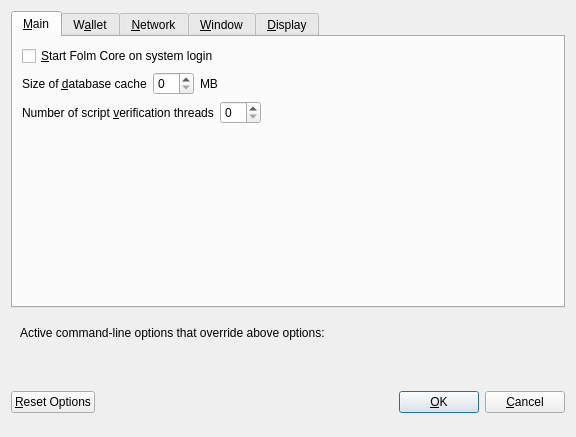
<?xml version="1.0" encoding="UTF-8"?>
<ui version="4.0">
 <class>OptionsDialog</class>
 <widget class="QDialog" name="OptionsDialog">
  <property name="geometry">
   <rect>
    <x>0</x>
    <y>0</y>
    <width>576</width>
    <height>402</height>
   </rect>
  </property>
  <property name="windowTitle">
   <string>Options</string>
  </property>
  <property name="modal">
   <bool>true</bool>
  </property>
  <layout class="QVBoxLayout" name="verticalLayout">
   <item>
    <widget class="QTabWidget" name="tabWidget">
     <property name="currentIndex">
      <number>0</number>
     </property>
     <widget class="QWidget" name="tabMain">
      <attribute name="title">
       <string>&amp;Main</string>
      </attribute>
      <layout class="QVBoxLayout" name="verticalLayout_Main">
       <item>
        <widget class="QCheckBox" name="bitcoinAtStartup">
         <property name="toolTip">
          <string>Automatically start Folm Core after logging in to the system.</string>
         </property>
         <property name="text">
          <string>&amp;Start Folm Core on system login</string>
         </property>
        </widget>
       </item>
       <item>
        <layout class="QHBoxLayout" name="horizontalLayout_2_Main">
         <item>
          <widget class="QLabel" name="databaseCacheLabel">
           <property name="text">
            <string>Size of &amp;database cache</string>
           </property>
           <property name="textFormat">
            <enum>Qt::PlainText</enum>
           </property>
           <property name="buddy">
            <cstring>databaseCache</cstring>
           </property>
          </widget>
         </item>
         <item>
          <widget class="QSpinBox" name="databaseCache"/>
         </item>
         <item>
          <widget class="QLabel" name="databaseCacheUnitLabel">
           <property name="text">
            <string>MB</string>
           </property>
           <property name="textFormat">
            <enum>Qt::PlainText</enum>
           </property>
          </widget>
         </item>
         <item>
          <spacer name="horizontalSpacer_2_Main">
           <property name="orientation">
            <enum>Qt::Horizontal</enum>
           </property>
           <property name="sizeHint" stdset="0">
            <size>
             <width>40</width>
             <height>20</height>
            </size>
           </property>
          </spacer>
         </item>
        </layout>
       </item>
       <item>
        <layout class="QHBoxLayout" name="horizontalLayout_3_Main">
         <item>
          <widget class="QLabel" name="threadsScriptVerifLabel">
           <property name="text">
            <string>Number of script &amp;verification threads</string>
           </property>
           <property name="textFormat">
            <enum>Qt::PlainText</enum>
           </property>
           <property name="buddy">
            <cstring>threadsScriptVerif</cstring>
           </property>
          </widget>
         </item>
         <item>
          <widget class="QSpinBox" name="threadsScriptVerif">
           <property name="toolTip">
            <string>(0 = auto, &lt;0 = leave that many cores free)</string>
           </property>
          </widget>
         </item>
         <item>
          <spacer name="horizontalSpacer_3_Main">
           <property name="orientation">
            <enum>Qt::Horizontal</enum>
           </property>
           <property name="sizeHint" stdset="0">
            <size>
             <width>40</width>
             <height>20</height>
            </size>
           </property>
          </spacer>
         </item>
        </layout>
       </item>
       <item>
        <spacer name="verticalSpacer_Main">
         <property name="orientation">
          <enum>Qt::Vertical</enum>
         </property>
         <property name="sizeHint" stdset="0">
          <size>
           <width>20</width>
           <height>40</height>
          </size>
         </property>
        </spacer>
       </item>
      </layout>
     </widget>
     <widget class="QWidget" name="tabWallet">
      <attribute name="title">
       <string>W&amp;allet</string>
      </attribute>
      <layout class="QVBoxLayout" name="verticalLayout_Wallet">
       <item>
        <widget class="QGroupBox" name="groupBox">
         <property name="title">
          <string>Expert</string>
         </property>
         <layout class="QVBoxLayout" name="verticalLayout_2">
          <item>
           <widget class="QCheckBox" name="coinControlFeatures">
            <property name="toolTip">
             <string>Whether to show coin control features or not.</string>
            </property>
            <property name="text">
             <string>Enable coin &amp;control features</string>
            </property>
           </widget>
          </item>
          <item>
           <widget class="QCheckBox" name="showMasternodesTab">
            <property name="toolTip">
             <string>Show additional tab listing all your masternodes in first sub-tab&lt;br/&gt;and all masternodes on the network in second sub-tab.</string>
            </property>
            <property name="text">
             <string>Show Masternodes Tab</string>
            </property>
           </widget>
          </item>
          <item>
           <widget class="QCheckBox" name="showAdvancedPSUI">
            <property name="toolTip">
             <string>Show additional information and buttons for PrivateSend on overview screen.</string>
            </property>
            <property name="text">
             <string>Enable advanced PrivateSend interface</string>
            </property>
           </widget>
          </item>
          <item>
           <widget class="QCheckBox" name="lowKeysWarning">
            <property name="toolTip">
             <string>Show warning dialog when PrivateSend detects that wallet has very low number of keys left.</string>
            </property>
            <property name="text">
             <string>Warn if PrivateSend is running out of keys</string>
            </property>
           </widget>
          </item>
          <item>
           <widget class="QCheckBox" name="privateSendMultiSession">
            <property name="toolTip">
             <string>Whether to use experimental PrivateSend mode with multiple mixing sessions per block.&lt;br/&gt;Note: You must use this feature carefully.&lt;br/&gt;Make sure you always have recent wallet (auto)backup in a safe place!</string>
            </property>
            <property name="text">
             <string>Enable PrivateSend &amp;multi-session</string>
            </property>
           </widget>
          </item>
          <item>
           <widget class="QCheckBox" name="spendZeroConfChange">
            <property name="toolTip">
             <string>If you disable the spending of unconfirmed change, the change from a transaction&lt;br/&gt;cannot be used until that transaction has at least one confirmation.&lt;br/&gt;This also affects how your balance is computed.</string>
            </property>
            <property name="text">
             <string>&amp;Spend unconfirmed change</string>
            </property>
           </widget>
          </item>
         </layout>
        </widget>
       </item>
       <item>
        <layout class="QHBoxLayout" name="horizontalLayout_4_Wallet">
         <item>
          <widget class="QLabel" name="label">
           <property name="toolTip">
            <string>This setting determines the amount of individual masternodes that an input will be anonymized through.&lt;br/&gt;More rounds of anonymization gives a higher degree of privacy, but also costs more in fees.</string>
           </property>
           <property name="text">
            <string>PrivateSend rounds to use</string>
           </property>
          </widget>
         </item>
         <item>
          <widget class="QSpinBox" name="privateSendRounds">
           <property name="minimum">
            <number>2</number>
           </property>
           <property name="maximum">
            <number>8</number>
           </property>
           <property name="value">
            <number>4</number>
           </property>
          </widget>
         </item>
        </layout>
       </item>
       <item>
        <layout class="QHBoxLayout" name="horizontalLayout">
         <item>
          <widget class="QLabel" name="label_2">
           <property name="toolTip">
            <string>This amount acts as a threshold to turn off PrivateSend once it's reached.</string>
           </property>
           <property name="statusTip">
            <string notr="true"/>
           </property>
           <property name="whatsThis">
            <string notr="true"/>
           </property>
           <property name="accessibleName">
            <string notr="true"/>
           </property>
           <property name="accessibleDescription">
            <string notr="true"/>
           </property>
           <property name="text">
            <string>Amount of Folm to keep anonymized</string>
           </property>
          </widget>
         </item>
         <item>
          <widget class="QSpinBox" name="privateSendAmount">
           <property name="minimum">
            <number>2</number>
           </property>
           <property name="maximum">
            <number>2000</number>
           </property>
           <property name="singleStep">
            <number>10</number>
           </property>
           <property name="value">
            <number>1000</number>
           </property>
          </widget>
         </item>
        </layout>
       </item>
       <item>
        <spacer name="verticalSpacer_Wallet">
         <property name="orientation">
          <enum>Qt::Vertical</enum>
         </property>
         <property name="sizeHint" stdset="0">
          <size>
           <width>20</width>
           <height>40</height>
          </size>
         </property>
        </spacer>
       </item>
      </layout>
     </widget>
     <widget class="QWidget" name="tabNetwork">
      <attribute name="title">
       <string>&amp;Network</string>
      </attribute>
      <layout class="QVBoxLayout" name="verticalLayout_Network">
       <item>
        <widget class="QCheckBox" name="mapPortUpnp">
         <property name="toolTip">
          <string>Automatically open the Folm Core client port on the router. This only works when your router supports UPnP and it is enabled.</string>
         </property>
         <property name="text">
          <string>Map port using &amp;UPnP</string>
         </property>
        </widget>
       </item>
       <item>
        <widget class="QCheckBox" name="allowIncoming">
         <property name="toolTip">
          <string>Accept connections from outside</string>
         </property>
         <property name="text">
          <string>Allow incoming connections</string>
         </property>
        </widget>
       </item>
       <item>
        <widget class="QCheckBox" name="connectSocks">
         <property name="toolTip">
          <string>Connect to the Folm network through a SOCKS5 proxy.</string>
         </property>
         <property name="text">
          <string>&amp;Connect through SOCKS5 proxy (default proxy):</string>
         </property>
        </widget>
       </item>
       <item>
        <layout class="QHBoxLayout" name="horizontalLayout_1_Network">
         <item>
          <widget class="QLabel" name="proxyIpLabel">
           <property name="text">
            <string>Proxy &amp;IP:</string>
           </property>
           <property name="textFormat">
            <enum>Qt::PlainText</enum>
           </property>
           <property name="buddy">
            <cstring>proxyIp</cstring>
           </property>
          </widget>
         </item>
         <item>
          <widget class="QValidatedLineEdit" name="proxyIp">
           <property name="minimumSize">
            <size>
             <width>140</width>
             <height>0</height>
            </size>
           </property>
           <property name="maximumSize">
            <size>
             <width>140</width>
             <height>16777215</height>
            </size>
           </property>
           <property name="toolTip">
            <string>IP address of the proxy (e.g. IPv4: 127.0.0.1 / IPv6: ::1)</string>
           </property>
          </widget>
         </item>
         <item>
          <widget class="QLabel" name="proxyPortLabel">
           <property name="text">
            <string>&amp;Port:</string>
           </property>
           <property name="textFormat">
            <enum>Qt::PlainText</enum>
           </property>
           <property name="buddy">
            <cstring>proxyPort</cstring>
           </property>
          </widget>
         </item>
         <item>
          <widget class="QLineEdit" name="proxyPort">
           <property name="minimumSize">
            <size>
             <width>55</width>
             <height>0</height>
            </size>
           </property>
           <property name="maximumSize">
            <size>
             <width>55</width>
             <height>16777215</height>
            </size>
           </property>
           <property name="toolTip">
            <string>Port of the proxy (e.g. 9050)</string>
           </property>
          </widget>
         </item>
         <item>
          <spacer name="horizontalSpacer_1_Network">
           <property name="orientation">
            <enum>Qt::Horizontal</enum>
           </property>
           <property name="sizeHint" stdset="0">
            <size>
             <width>40</width>
             <height>20</height>
            </size>
           </property>
          </spacer>
         </item>
        </layout>
       </item>
       <item>
        <layout class="QHBoxLayout" name="horizontalLayout_2_Network">
         <item>
          <widget class="QLabel" name="proxyActiveNets">
           <property name="text">
            <string>Used for reaching peers via:</string>
           </property>
           <property name="textFormat">
            <enum>Qt::PlainText</enum>
           </property>
          </widget>
         </item>
         <item>
          <widget class="QCheckBox" name="proxyReachIPv4">
           <property name="enabled">
            <bool>false</bool>
           </property>
           <property name="toolTip">
            <string>Shows, if the supplied default SOCKS5 proxy is used to reach peers via this network type.</string>
           </property>
           <property name="text">
            <string/>
           </property>
          </widget>
         </item>
         <item>
          <widget class="QLabel" name="proxyReachIPv4Label">
           <property name="text">
            <string>IPv4</string>
           </property>
           <property name="textFormat">
            <enum>Qt::PlainText</enum>
           </property>
          </widget>
         </item>
         <item>
          <widget class="QCheckBox" name="proxyReachIPv6">
           <property name="enabled">
            <bool>false</bool>
           </property>
           <property name="toolTip">
            <string>Shows, if the supplied default SOCKS5 proxy is used to reach peers via this network type.</string>
           </property>
           <property name="text">
            <string/>
           </property>
          </widget>
         </item>
         <item>
          <widget class="QLabel" name="proxyReachIPv6Label">
           <property name="text">
            <string>IPv6</string>
           </property>
           <property name="textFormat">
            <enum>Qt::PlainText</enum>
           </property>
          </widget>
         </item>
         <item>
          <widget class="QCheckBox" name="proxyReachTor">
           <property name="enabled">
            <bool>false</bool>
           </property>
           <property name="toolTip">
            <string>Shows, if the supplied default SOCKS5 proxy is used to reach peers via this network type.</string>
           </property>
           <property name="text">
            <string/>
           </property>
          </widget>
         </item>
         <item>
          <widget class="QLabel" name="proxyReachTorLabel">
           <property name="text">
            <string>Tor</string>
           </property>
           <property name="textFormat">
            <enum>Qt::PlainText</enum>
           </property>
          </widget>
         </item>
         <item>
          <spacer name="horizontalSpacer_2_Network">
           <property name="orientation">
            <enum>Qt::Horizontal</enum>
           </property>
           <property name="sizeHint" stdset="0">
            <size>
             <width>40</width>
             <height>20</height>
            </size>
           </property>
          </spacer>
         </item>
        </layout>
       </item>
       <item>
        <widget class="QCheckBox" name="connectSocksTor">
         <property name="toolTip">
          <string>Connect to the Folm network through a separate SOCKS5 proxy for Tor hidden services.</string>
         </property>
         <property name="text">
          <string>Use separate SOCKS5 proxy to reach peers via Tor hidden services:</string>
         </property>
        </widget>
       </item>
       <item>
        <layout class="QHBoxLayout" name="horizontalLayout_3_Network">
         <item>
          <widget class="QLabel" name="proxyIpTorLabel">
           <property name="text">
            <string>Proxy &amp;IP:</string>
           </property>
           <property name="textFormat">
            <enum>Qt::PlainText</enum>
           </property>
           <property name="buddy">
            <cstring>proxyIpTor</cstring>
           </property>
          </widget>
         </item>
         <item>
          <widget class="QValidatedLineEdit" name="proxyIpTor">
           <property name="minimumSize">
            <size>
             <width>140</width>
             <height>0</height>
            </size>
           </property>
           <property name="maximumSize">
            <size>
             <width>140</width>
             <height>16777215</height>
            </size>
           </property>
           <property name="toolTip">
            <string>IP address of the proxy (e.g. IPv4: 127.0.0.1 / IPv6: ::1)</string>
           </property>
          </widget>
         </item>
         <item>
          <widget class="QLabel" name="proxyPortTorLabel">
           <property name="text">
            <string>&amp;Port:</string>
           </property>
           <property name="textFormat">
            <enum>Qt::PlainText</enum>
           </property>
           <property name="buddy">
            <cstring>proxyPortTor</cstring>
           </property>
          </widget>
         </item>
         <item>
          <widget class="QLineEdit" name="proxyPortTor">
           <property name="minimumSize">
            <size>
             <width>55</width>
             <height>0</height>
            </size>
           </property>
           <property name="maximumSize">
            <size>
             <width>55</width>
             <height>16777215</height>
            </size>
           </property>
           <property name="toolTip">
            <string>Port of the proxy (e.g. 9050)</string>
           </property>
          </widget>
         </item>
         <item>
          <spacer name="horizontalSpacer_4_Network">
           <property name="orientation">
            <enum>Qt::Horizontal</enum>
           </property>
           <property name="sizeHint" stdset="0">
            <size>
             <width>40</width>
             <height>20</height>
            </size>
           </property>
          </spacer>
         </item>
        </layout>
       </item>
       <item>
        <spacer name="verticalSpacer_Network">
         <property name="orientation">
          <enum>Qt::Vertical</enum>
         </property>
         <property name="sizeHint" stdset="0">
          <size>
           <width>20</width>
           <height>40</height>
          </size>
         </property>
        </spacer>
       </item>
      </layout>
     </widget>
     <widget class="QWidget" name="tabWindow">
      <attribute name="title">
       <string>&amp;Window</string>
      </attribute>
      <layout class="QVBoxLayout" name="verticalLayout_Window">
       <item>
        <widget class="QCheckBox" name="hideTrayIcon">
         <property name="toolTip">
          <string>&amp;Hide the icon from the system tray.</string>
         </property>
         <property name="text">
          <string>Hide tray icon</string>
         </property>
        </widget>
       </item>
       <item>
        <widget class="QCheckBox" name="minimizeToTray">
         <property name="toolTip">
          <string>Show only a tray icon after minimizing the window.</string>
         </property>
         <property name="text">
          <string>&amp;Minimize to the tray instead of the taskbar</string>
         </property>
        </widget>
       </item>
       <item>
        <widget class="QCheckBox" name="minimizeOnClose">
         <property name="toolTip">
          <string>Minimize instead of exit the application when the window is closed. When this option is enabled, the application will be closed only after selecting Exit in the menu.</string>
         </property>
         <property name="text">
          <string>M&amp;inimize on close</string>
         </property>
        </widget>
       </item>
       <item>
        <spacer name="verticalSpacer_Window">
         <property name="orientation">
          <enum>Qt::Vertical</enum>
         </property>
         <property name="sizeHint" stdset="0">
          <size>
           <width>20</width>
           <height>40</height>
          </size>
         </property>
        </spacer>
       </item>
      </layout>
     </widget>
     <widget class="QWidget" name="tabDisplay">
      <attribute name="title">
       <string>&amp;Display</string>
      </attribute>
      <layout class="QVBoxLayout" name="verticalLayout_Display">
       <item>
        <layout class="QHBoxLayout" name="horizontalLayout_1_Display">
         <item>
          <widget class="QLabel" name="langLabel">
           <property name="text">
            <string>User Interface &amp;language:</string>
           </property>
           <property name="textFormat">
            <enum>Qt::PlainText</enum>
           </property>
           <property name="buddy">
            <cstring>lang</cstring>
           </property>
          </widget>
         </item>
         <item>
          <widget class="QValueComboBox" name="lang">
           <property name="toolTip">
            <string>The user interface language can be set here. This setting will take effect after restarting Folm Core.</string>
           </property>
          </widget>
         </item>
        </layout>
       </item>
       <item>
        <widget class="QLabel" name="label_3">
         <property name="toolTip">
          <string notr="true"/>
         </property>
         <property name="statusTip">
          <string notr="true"/>
         </property>
         <property name="whatsThis">
          <string notr="true"/>
         </property>
         <property name="accessibleName">
          <string notr="true"/>
         </property>
         <property name="text">
          <string>Language missing or translation incomplete? Help contributing translations here:
https://www.transifex.com/projects/p/folm/</string>
         </property>
         <property name="wordWrap">
          <bool>true</bool>
         </property>
         <property name="openExternalLinks">
          <bool>true</bool>
         </property>
         <property name="textInteractionFlags">
          <set>Qt::TextBrowserInteraction</set>
         </property>
        </widget>
       </item>
       <item>
        <layout class="QHBoxLayout" name="horizontalLayout_4_Display" stretch="0,0">
         <item>
          <widget class="QLabel" name="themeLabel">
           <property name="text">
            <string>User Interface Theme:</string>
           </property>
          </widget>
         </item>
         <item>
          <widget class="QValueComboBox" name="theme"/>
         </item>
        </layout>
       </item>
       <item>
        <widget class="Line" name="line">
         <property name="orientation">
          <enum>Qt::Horizontal</enum>
         </property>
        </widget>
       </item>
       <item>
        <layout class="QHBoxLayout" name="horizontalLayout_2_Display">
         <item>
          <widget class="QLabel" name="unitLabel">
           <property name="text">
            <string>&amp;Unit to show amounts in:</string>
           </property>
           <property name="textFormat">
            <enum>Qt::PlainText</enum>
           </property>
           <property name="buddy">
            <cstring>unit</cstring>
           </property>
          </widget>
         </item>
         <item>
          <widget class="QValueComboBox" name="unit">
           <property name="toolTip">
            <string>Choose the default subdivision unit to show in the interface and when sending coins.</string>
           </property>
          </widget>
         </item>
        </layout>
       </item>
       <item>
        <layout class="QHBoxLayout" name="horizontalLayout_5_Display">
         <item>
          <widget class="QLabel" name="digitsLabel">
           <property name="text">
            <string>Decimal digits</string>
           </property>
          </widget>
         </item>
         <item>
          <widget class="QValueComboBox" name="digits"/>
         </item>
        </layout>
       </item>
       <item>
        <layout class="QHBoxLayout" name="horizontalLayout_3_Display">
         <item>
          <widget class="QLabel" name="thirdPartyTxUrlsLabel">
           <property name="toolTip">
            <string>Third party URLs (e.g. a block explorer) that appear in the transactions tab as context menu items.&lt;br/&gt;%s in the URL is replaced by transaction hash. Multiple URLs are separated by vertical bar |.</string>
           </property>
           <property name="text">
            <string>Third party transaction URLs</string>
           </property>
           <property name="buddy">
            <cstring>thirdPartyTxUrls</cstring>
           </property>
          </widget>
         </item>
         <item>
          <widget class="QLineEdit" name="thirdPartyTxUrls">
           <property name="toolTip">
            <string>Third party URLs (e.g. a block explorer) that appear in the transactions tab as context menu items.&lt;br/&gt;%s in the URL is replaced by transaction hash. Multiple URLs are separated by vertical bar |.</string>
           </property>
          </widget>
         </item>
        </layout>
       </item>
       <item>
        <spacer name="verticalSpacer">
         <property name="orientation">
          <enum>Qt::Vertical</enum>
         </property>
         <property name="sizeHint" stdset="0">
          <size>
           <width>20</width>
           <height>40</height>
          </size>
         </property>
        </spacer>
       </item>
      </layout>
     </widget>
    </widget>
   </item>
   <item>
    <widget class="QFrame" name="frame">
     <layout class="QVBoxLayout" name="verticalLayout_Bottom">
      <item>
       <layout class="QHBoxLayout" name="horizontalLayout_Bottom">
        <item>
         <widget class="QLabel" name="overriddenByCommandLineInfoLabel">
          <property name="text">
           <string>Active command-line options that override above options:</string>
          </property>
          <property name="textFormat">
           <enum>Qt::PlainText</enum>
          </property>
         </widget>
        </item>
        <item>
         <spacer name="horizontalSpacer_Bottom">
          <property name="orientation">
           <enum>Qt::Horizontal</enum>
          </property>
          <property name="sizeHint" stdset="0">
           <size>
            <width>40</width>
            <height>20</height>
           </size>
          </property>
         </spacer>
        </item>
       </layout>
      </item>
      <item>
       <widget class="QLabel" name="overriddenByCommandLineLabel">
        <property name="text">
         <string/>
        </property>
        <property name="textFormat">
         <enum>Qt::PlainText</enum>
        </property>
        <property name="wordWrap">
         <bool>true</bool>
        </property>
       </widget>
      </item>
     </layout>
    </widget>
   </item>
   <item>
    <layout class="QHBoxLayout" name="horizontalLayout_Buttons">
     <item>
      <widget class="QPushButton" name="resetButton">
       <property name="toolTip">
        <string>Reset all client options to default.</string>
       </property>
       <property name="text">
        <string>&amp;Reset Options</string>
       </property>
       <property name="autoDefault">
        <bool>false</bool>
       </property>
      </widget>
     </item>
     <item>
      <spacer name="horizontalSpacer_1">
       <property name="orientation">
        <enum>Qt::Horizontal</enum>
       </property>
       <property name="sizeHint" stdset="0">
        <size>
         <width>40</width>
         <height>48</height>
        </size>
       </property>
      </spacer>
     </item>
     <item>
      <widget class="QLabel" name="statusLabel">
       <property name="minimumSize">
        <size>
         <width>200</width>
         <height>0</height>
        </size>
       </property>
       <property name="font">
        <font>
         <weight>75</weight>
         <bold>true</bold>
        </font>
       </property>
       <property name="text">
        <string/>
       </property>
       <property name="textFormat">
        <enum>Qt::PlainText</enum>
       </property>
       <property name="wordWrap">
        <bool>true</bool>
       </property>
      </widget>
     </item>
     <item>
      <spacer name="horizontalSpacer_2">
       <property name="orientation">
        <enum>Qt::Horizontal</enum>
       </property>
       <property name="sizeHint" stdset="0">
        <size>
         <width>40</width>
         <height>48</height>
        </size>
       </property>
      </spacer>
     </item>
     <item>
      <widget class="QPushButton" name="okButton">
       <property name="text">
        <string>&amp;OK</string>
       </property>
       <property name="autoDefault">
        <bool>false</bool>
       </property>
       <property name="default">
        <bool>true</bool>
       </property>
      </widget>
     </item>
     <item>
      <widget class="QPushButton" name="cancelButton">
       <property name="text">
        <string>&amp;Cancel</string>
       </property>
       <property name="autoDefault">
        <bool>false</bool>
       </property>
      </widget>
     </item>
    </layout>
   </item>
  </layout>
 </widget>
 <customwidgets>
  <customwidget>
   <class>QValidatedLineEdit</class>
   <extends>QLineEdit</extends>
   <header>qvalidatedlineedit.h</header>
  </customwidget>
  <customwidget>
   <class>QValueComboBox</class>
   <extends>QComboBox</extends>
   <header>qvaluecombobox.h</header>
  </customwidget>
 </customwidgets>
 <resources/>
 <connections/>
</ui>
